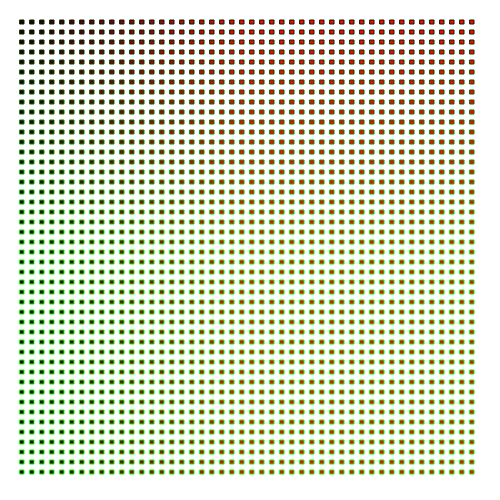
Frame 1 (no input)
Frame 60 (no input): identical to frame 1, image omitted
Frame 120 (the mouse pressed at the canvas centre since frame 60): identical to frame 1, image omitted

The p5.js sketch that drew this single still picture (run headless with seeded random() and noise() and a simulated clock; from frame 60 on, the mouse is pressed at the canvas centre):

// p5.js sketch
// ── sketch.js
function setup() {
  createCanvas(500,500);
  
  for (i = 20; i < width - 20; i = i + 10) {
    fill(10 + i, 0, 0);
    for (j = 20; j < height - 20; j = j + 10) {
      stroke(0, 10 + j, 0);
      rect(i, j, 4, 4);
    }
  }
}

function draw() {
  
}
